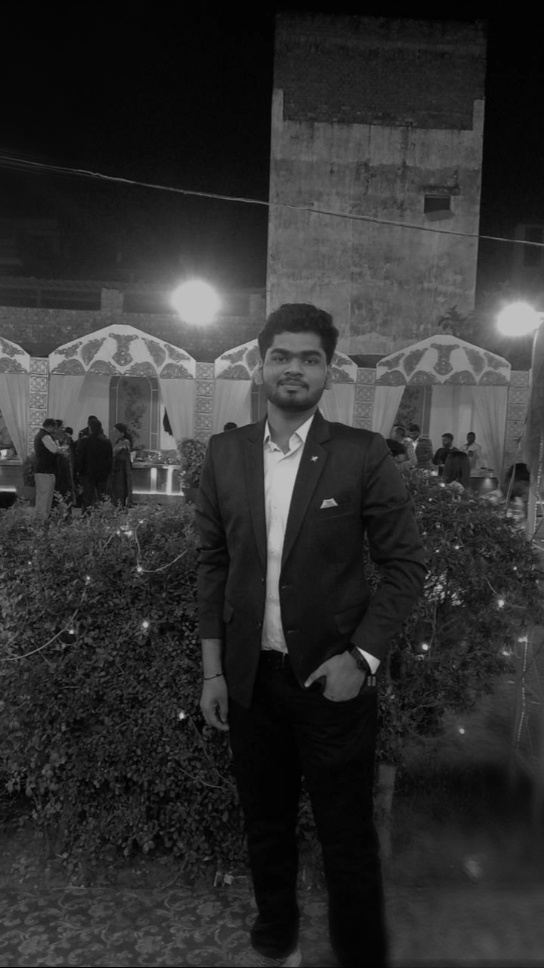
#> input picture pranjalvidyarthi.jpg, 544 x 968 px
$ python '070. Ghibli image maker.py'
#> lines starting #> are read from the running program, lines starting #| are printed output that depends on the picture; after the words box and inside, x2 and y2 are one past the last pixel; in counts of white or black regions, pixels touching at a corner belong together
# Ghibli image converter

import cv2
import numpy as np

def cartoonize_image(image_path):
#> called with image_path = 'pranjalvidyarthi.jpg'
    img = cv2.imread(image_path)
#> img is the input picture: shape (968, 544, 3); min 0, max 195, mean 48.2
    img = cv2.resize(img, (800, 600))
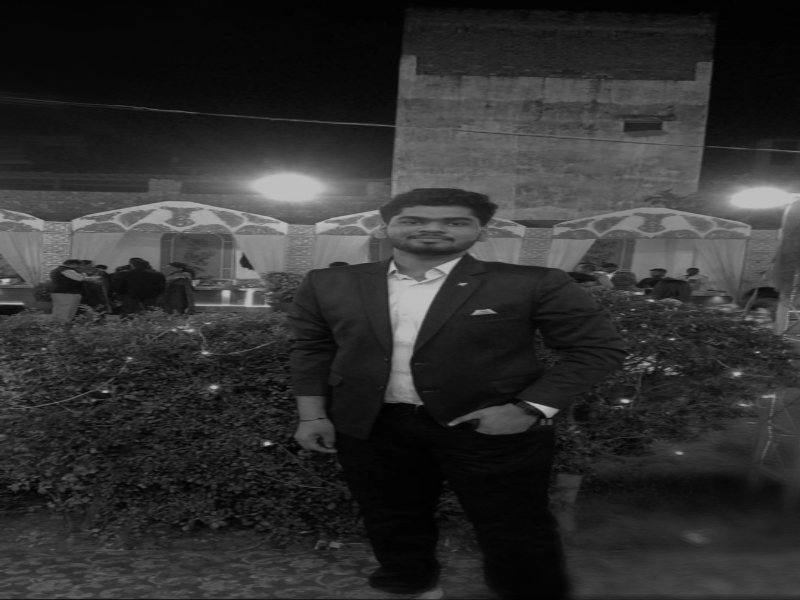
#> img: shape (600, 800, 3); min 0, max 194, mean 48.1

    # Convert to grayscale
    gray = cv2.cvtColor(img,  cv2.COLOR_BGR2GRAY)
    gray = cv2.medianBlur(gray , 5)

    # Detect edges
    edges = cv2.adaptiveThreshold(gray ,  255, cv2.ADAPTIVE_THRESH_MEAN_C,  cv2.THRESH_BINARY , 9, 10)
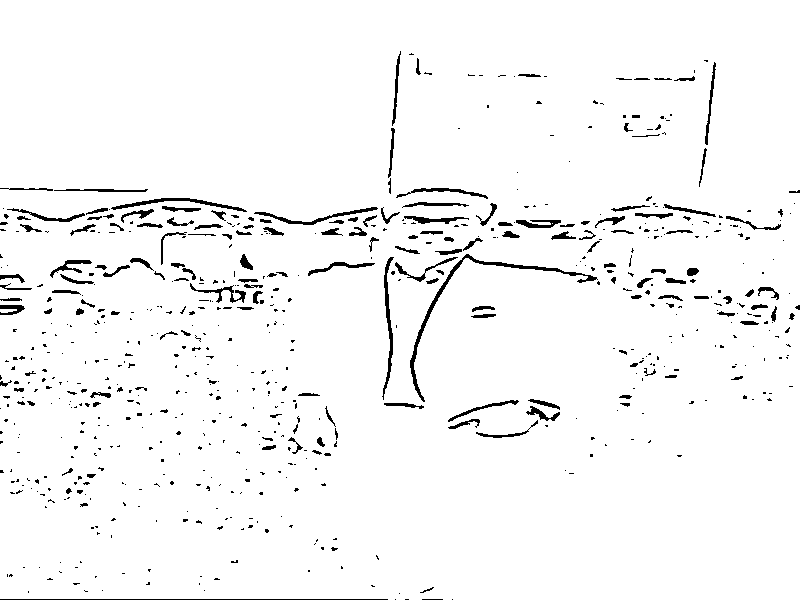
#> edges: shape (600, 800); 96.5% white; 670 black regions (503 under 20 px), largest, box (x1, y1, x2, y2) and area: (410, 254, 598, 402) 1044, (382, 257, 394, 400) 468, (111, 198, 247, 212) 437

    # applying bilateral filter to smooth colors
    color  = cv2.bilateralFilter(img,  9  , 250 ,  250)

    # Combine edges and color
    cartoon = cv2.bitwise_and(color , color , mask=edges)
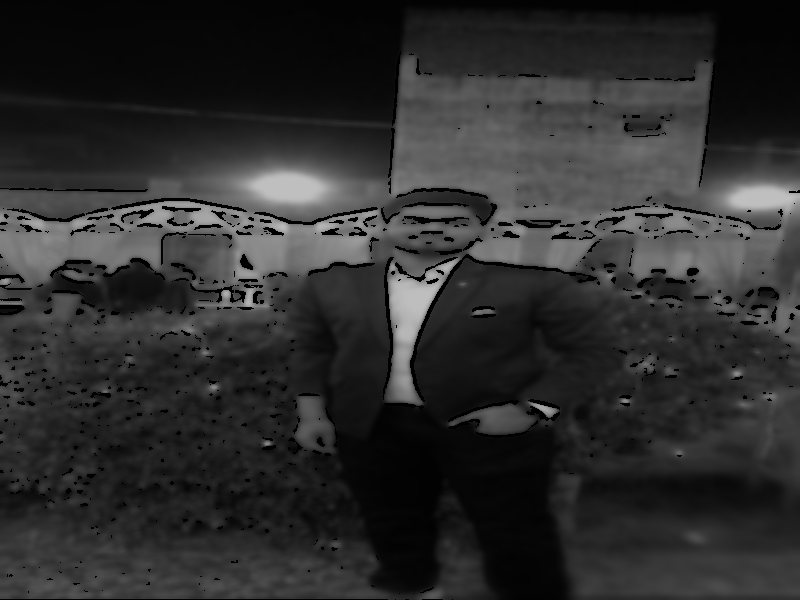
#> cartoon: shape (600, 800, 3); min 0, max 191, mean 45.9
    cv2.imshow("Cartoonized Image" , cartoon)
    cv2.waitKey(0)
    cv2.destroyAllWindows()
cartoonize_image("pranjalvidyarthi.jpg")
